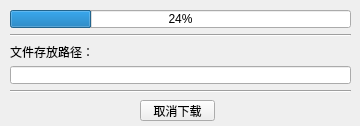
<?xml version="1.0" encoding="UTF-8"?>
<ui version="4.0">
 <class>Form</class>
 <widget class="QWidget" name="Form">
  <property name="geometry">
   <rect>
    <x>0</x>
    <y>0</y>
    <width>360</width>
    <height>126</height>
   </rect>
  </property>
  <property name="minimumSize">
   <size>
    <width>360</width>
    <height>126</height>
   </size>
  </property>
  <property name="maximumSize">
   <size>
    <width>360</width>
    <height>126</height>
   </size>
  </property>
  <property name="windowTitle">
   <string>Form</string>
  </property>
  <widget class="QPushButton" name="pushButton">
   <property name="geometry">
    <rect>
     <x>140</x>
     <y>100</y>
     <width>75</width>
     <height>21</height>
    </rect>
   </property>
   <property name="sizePolicy">
    <sizepolicy hsizetype="Minimum" vsizetype="Fixed">
     <horstretch>0</horstretch>
     <verstretch>0</verstretch>
    </sizepolicy>
   </property>
   <property name="text">
    <string>取消下载</string>
   </property>
  </widget>
  <widget class="QWidget" name="">
   <property name="geometry">
    <rect>
     <x>10</x>
     <y>10</y>
     <width>341</width>
     <height>83</height>
    </rect>
   </property>
   <layout class="QVBoxLayout" name="verticalLayout">
    <item>
     <widget class="QProgressBar" name="progressBar">
      <property name="value">
       <number>24</number>
      </property>
     </widget>
    </item>
    <item>
     <widget class="Line" name="line">
      <property name="orientation">
       <enum>Qt::Horizontal</enum>
      </property>
     </widget>
    </item>
    <item>
     <widget class="QLabel" name="label">
      <property name="text">
       <string>文件存放路径：</string>
      </property>
     </widget>
    </item>
    <item>
     <widget class="QLineEdit" name="lineEdit">
      <property name="readOnly">
       <bool>true</bool>
      </property>
     </widget>
    </item>
    <item>
     <widget class="Line" name="line_2">
      <property name="orientation">
       <enum>Qt::Horizontal</enum>
      </property>
     </widget>
    </item>
   </layout>
  </widget>
 </widget>
 <resources/>
 <connections/>
</ui>
